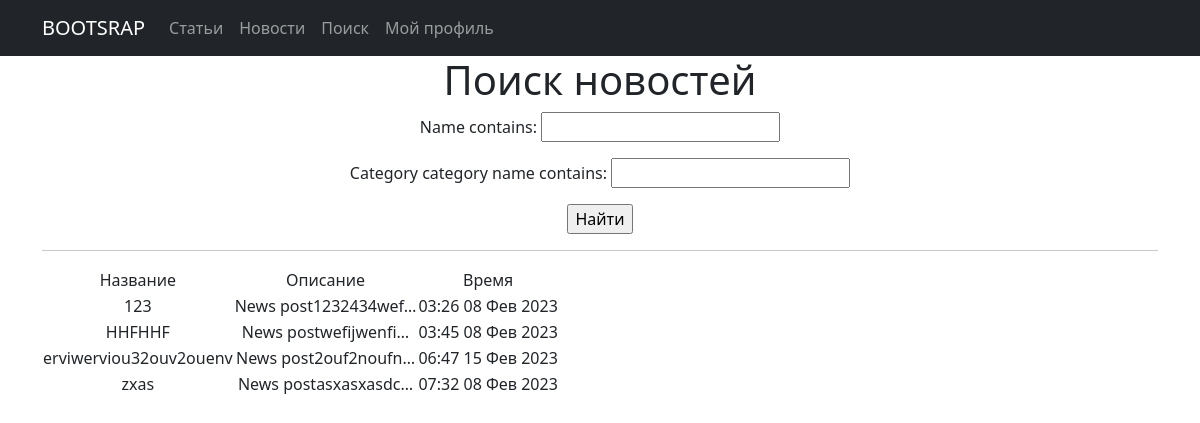
The app's page /simpleapp/news/search/, older data.
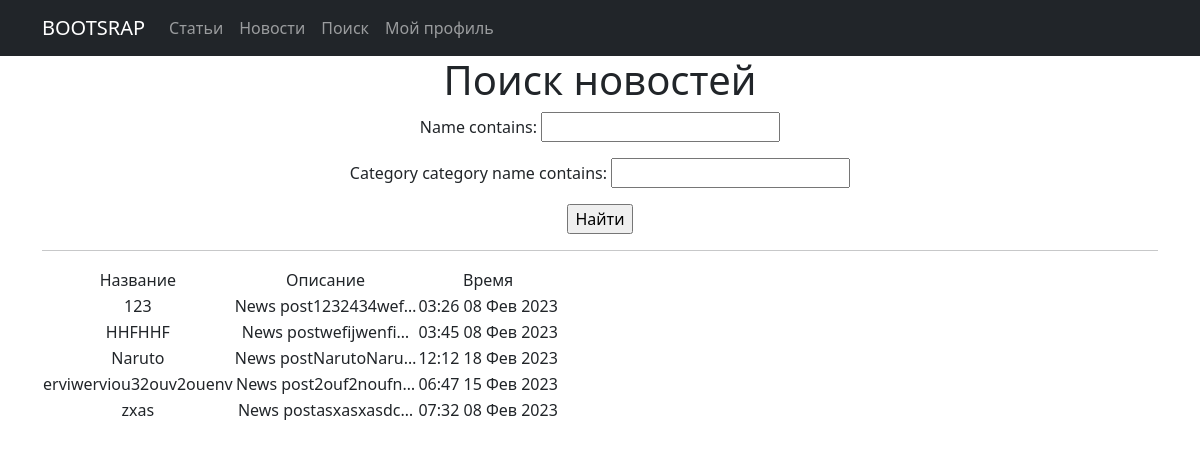
The same page, newer data.
### simpleapp/models.py (models this page shows, shortened)
class News(models.Model):
    date = models.DateTimeField(default=datetime.now)
    name = models.CharField(max_length=50, unique=True)
    description = models.TextField(default="News post")
    category = models.ForeignKey(
        to='Category',
        on_delete=models.CASCADE,
        related_name='news',  # все продукты в категории будут доступны через поле products
    )

### simpleapp/views.py (the view)
# urls.py: path('news/search/', NewsSearch.as_view(), name='news_search'),
class NewsSearch(ListView):
    model = News
    template_name = 'news_search.html'
    ordering = 'name'
    context_object_name = 'news'
    def get_queryset(self):
        queryset = super().get_queryset()
        self.filterset = NewsFilter(self.request.GET, queryset)
        return self.filterset.qs
    def get_context_data(self, **kwargs):
        context = super().get_context_data(**kwargs)
        context['filterset'] = self.filterset
        return context

### simpleapp/templatetags/custom_filters.py (called while the page is built)
@register.filter()
def censor(value):
    try:
        if "редиска" in value:
            value = value.replace('редиска', 'р******')
            return value
        else:
            return value
    except:
        raise TypeError("Функция принимает только строки")

### templates/news_search.html (shortened to what this page needs)
{% extends 'flatpages/default.html' %}
{% load custom_filters %}
{% load custom_tags %}
{% block content %}
   <h1>Поиск новостей</h1>
   <form action="" method="get">
       {{ filterset.form.as_p }}
       <input type="submit" value="Найти" />
   </form>
   <hr>
   {% if news %}
       <table>
           <tr>
               <td>Название</td>
               <td>Описание</td>
               <td>Время</td>
           </tr>
           {% for post in news %}
           <tr>
               <td>{{ post.name }}</td>
               <td>{{ post.description|censor|truncatechars:20 }}</td>
               <td>{{ post.date|date:'h:s d M Y' }}</td>
           </tr>
           {% endfor %}
       </table>
   {% else %}
       <h2>Таких новостей нет!</h2>
   {% endif %}
{% endblock content %}

Row changes from the older to the newer data that the page shows:
added News: name "Naruto", description|censor "News postNarutoNaru…", date "12:12 18 Фев 2023"
